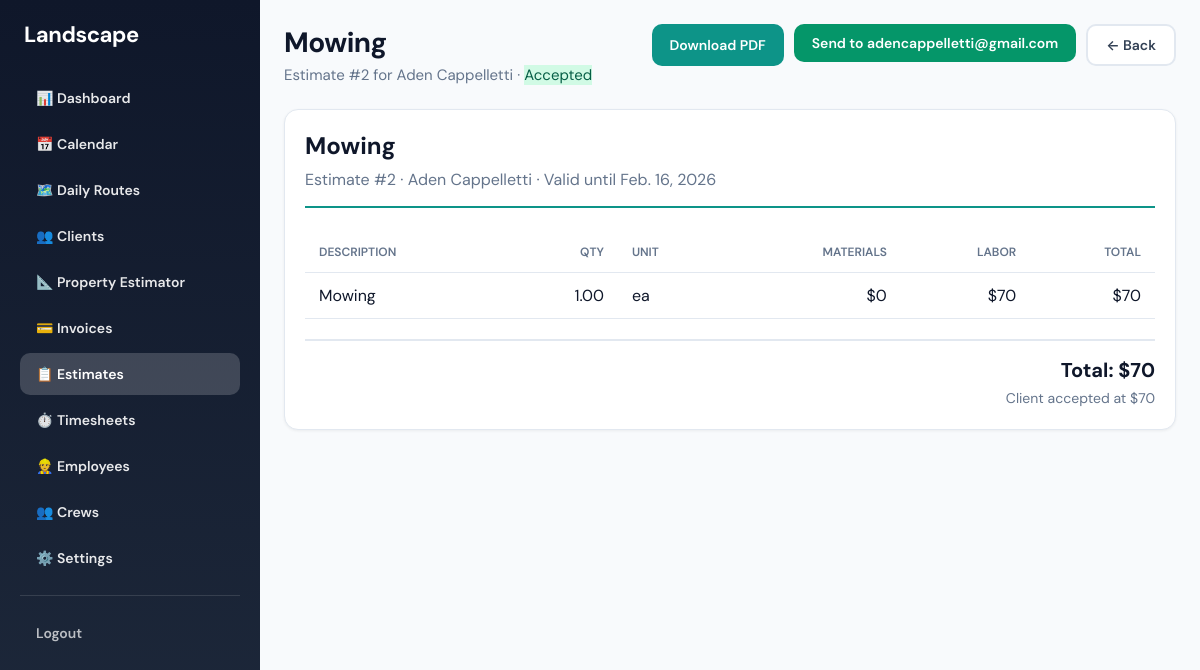
The app's page /billing/estimates/2/ (signed in) with its own data.
### billing/models.py (models this page shows, shortened)
class Estimate(models.Model):
    STATUS_CHOICES = [
        ('draft', 'Draft'),
        ('sent', 'Sent'),
        ('accepted', 'Accepted'),
        ('declined', 'Declined'),
    ]
    business = models.ForeignKey(
        Business,
        on_delete=models.CASCADE,
        related_name='estimates'
    )
    customer = models.ForeignKey(
        Customer,
        on_delete=models.CASCADE,
        related_name='estimates'
    )
    title = models.CharField(max_length=255, default='Landscape Service Estimate')
    status = models.CharField(max_length=20, choices=STATUS_CHOICES, default='draft')
    valid_until = models.DateField(null=True, blank=True)
    notes = models.TextField(blank=True)
    created_at = models.DateTimeField(auto_now_add=True)
    updated_at = models.DateTimeField(auto_now=True)
    sent_at = models.DateTimeField(null=True, blank=True)
    view_token = models.CharField(max_length=64, unique=True, null=True, blank=True)
    accepted_at = models.DateTimeField(null=True, blank=True)
    accepted_total = models.DecimalField(max_digits=10, decimal_places=2, null=True, blank=True)
    def total(self):
        return sum(item.line_total for item in self.line_items.all())

class EstimateLineItem(models.Model):
    ITEM_TYPE_CHOICES = [
        ('standard', 'Standard'),
        ('fertilizing', 'Fertilizing'),
        ('mulch', 'Mulch'),
        ('mowing', 'Mowing'),
    ]
    estimate = models.ForeignKey(
        Estimate,
        on_delete=models.CASCADE,
        related_name='line_items'
    )
    item_type = models.CharField(
        max_length=20,
        choices=ITEM_TYPE_CHOICES,
        default='standard',
        help_text='Service type for estimator options'
    )
    fertilizing_config = models.JSONField(
        null=True,
        blank=True,
        help_text='Stores fertilizing calculator inputs when item_type=fertilizing'
    )
    mulch_config = models.JSONField(
        null=True,
        blank=True,
        help_text='Stores mulch calculator inputs when item_type=mulch'
    )
    mowing_config = models.JSONField(
        null=True,
        blank=True,
        help_text='Stores mowing calculator inputs when item_type=mowing'
    )
    description = models.CharField(max_length=500)
    quantity = models.DecimalField(max_digits=10, decimal_places=2, default=1)
    unit = models.CharField(max_length=50, default='ea')
    unit_price = models.DecimalField(max_digits=10, decimal_places=2, default=0)
    material_cost = models.DecimalField(
        max_digits=10, decimal_places=2, default=0,
        help_text="Cost of materials for this line"
    )
    labor_cost = models.DecimalField(
        max_digits=10, decimal_places=2, default=0,
        help_text="Cost of labor for this line"
    )
    is_addon = models.BooleanField(default=False, verbose_name='Optional')
    order = models.PositiveIntegerField(default=0)
    class Meta:
        ordering = ['order', 'id']
    @property
    def line_total(self):
        if self.material_cost or self.labor_cost:
            return self.material_cost + self.labor_cost
        return self.quantity * self.unit_price

### customers/models.py (models this page shows, shortened)
class Customer(models.Model):
    business = models.ForeignKey(
        Business,
        on_delete=models.CASCADE,
        related_name='customers'
    )
    name = models.CharField(max_length=255)
    phone = models.CharField(max_length=20, blank=True)
    alt_phone = models.CharField(max_length=20, blank=True, verbose_name='Alternate phone')
    email = models.EmailField(blank=True)
    address_line1 = models.CharField(max_length=255, blank=True, verbose_name='Address')
    address_line2 = models.CharField(max_length=255, blank=True, verbose_name='Address line 2')
    city = models.CharField(max_length=100, blank=True)
    state = models.CharField(max_length=50, blank=True)
    postal_code = models.CharField(max_length=20, blank=True, verbose_name='ZIP / Postal code')
    notes = models.TextField(blank=True)
    created_at = models.DateTimeField(auto_now_add=True)
    updated_at = models.DateTimeField(auto_now=True)

### billing/views.py (the view)
# urls.py: path("estimates/<int:estimate_id>/", views.estimate_detail, name="estimate_detail"),
@role_required("owner")
def estimate_detail(request, estimate_id):
    business = _get_business(request)
    if not business:
        messages.error(request, "You must be associated with a business.")
        return redirect("/")
    estimate = get_object_or_404(
        Estimate.objects.select_related("business", "customer"),
        id=estimate_id,
        business=business,
    )
    return render(request, "billing/estimate_detail.html", {"estimate": estimate})

### billing/templatetags/billing_filters.py (called while the page is built)
@register.filter
def currency(value):
    if value is None:
        return "$0"
    try:
        n = float(value)
        s = f"{n:.2f}".rstrip("0").rstrip(".")
        return f"${s}" if s else "$0"
    except (TypeError, ValueError):
        return str(value)

### billing/views.py (called while the page is built)
def _get_business(request):
    return getattr(request.user, "business", None)

### billing/templates/billing/estimate_detail.html (shortened to what this page needs)
{% extends "base.html" %}
{% load billing_filters %}
{% block content %}
<div class="page-header" style="display: flex; justify-content: space-between; align-items: flex-start; flex-wrap: wrap; gap: 16px;">
  <div>
    <h1>{{ estimate.title }}</h1>
    <p>Estimate #{{ estimate.id }} for {{ estimate.customer.name }} · <span class="badge badge-{{ estimate.status }}">{{ estimate.status|title }}</span></p>
  </div>
  <div class="estimate-actions">
    <a href="{% url 'billing:estimate_pdf' estimate.id %}" class="btn btn-primary">Download PDF</a>
    {% if estimate.customer.email and estimate.line_items.exists %}
    <form method="post" action="{% url 'billing:estimate_send' estimate.id %}" style="display: inline;">
      <button type="submit" class="btn btn-primary" style="background: var(--accent);">Send to {{ estimate.customer.email }}</button>
    </form>
    {% endif %}
    <a href="{% url 'billing:estimate_list' %}" class="btn btn-secondary">← Back</a>
  </div>
</div>
<div class="estimate-preview card">
  <div class="estimate-header">
    <h2>{{ estimate.title }}</h2>
    <p class="meta">Estimate #{{ estimate.id }} · {{ estimate.customer.name }}{% if estimate.valid_until %} · Valid until {{ estimate.valid_until }}{% endif %}</p>
  </div>
  <table class="data-table">
    <thead>
      <tr>
        <th>Description</th>
        <th class="num">Qty</th>
        <th>Unit</th>
        <th class="num">Materials</th>
        <th class="num">Labor</th>
        <th class="num">Total</th>
      </tr>
    </thead>
    <tbody>
      {% for item in estimate.line_items.all %}
      {% if not item.is_addon %}
      <tr>
        <td>{{ item.description }}</td>
        <td class="num">{{ item.quantity }}</td>
        <td>{{ item.unit }}</td>
        <td class="num">{{ item.material_cost|currency }}</td>
        <td class="num">{{ item.labor_cost|currency }}</td>
        <td class="num">{{ item.line_total|currency }}</td>
      </tr>
      {% endif %}
      {% endfor %}
    </tbody>
  </table>
  <div class="estimate-total">
    <strong>Total: {{ estimate.total|currency }}</strong>
    {% if estimate.status == 'accepted' and estimate.accepted_total %}
    <br><span class="accepted-note">Client accepted at {{ estimate.accepted_total|currency }}</span>
    {% endif %}
  </div>
</div>
{% endblock %}

### templates/base.html (style rules this page uses)
:root { --primary: #0d9488; --primary-hover: #0f766e; --primary-light: #ccfbf1; --secondary: #334155; --accent: #059669; --surface: #ffffff; --surface-alt: #f8fafc; --border: #e2e8f0; --text: #0f172a; --text-muted: #64748b; }
* { box-sizing: border-box; }
body { margin: 0; font-family: 'DM Sans', -apple-system, BlinkMacSystemFont, sans-serif; background: var(--surface-alt); color: var(--text); min-height: 100vh; display: flex; }
.btn { display: inline-flex; align-items: center; justify-content: center; gap: 8px; padding: 10px 18px; font-size: 14px; font-weight: 600; border-radius: 10px; text-decoration: none; cursor: pointer; border: none; transition: all 0.15s ease; font-family: inherit; }
.btn-primary { background: var(--primary); color: white; }
.btn-secondary { background: white; color: var(--secondary); border: 2px solid var(--border); }
.page-header { margin-bottom: 24px; }
.page-header h1 { font-size: 28px; font-weight: 700; margin: 0 0 4px 0; letter-spacing: -0.02em; }
.page-header p { margin: 0; color: var(--text-muted); font-size: 15px; }
.card { background: var(--surface); border-radius: 14px; padding: 20px; box-shadow: 0 1px 3px rgba(0,0,0,0.06); border: 1px solid var(--border); }
.data-table { width: 100%; border-collapse: collapse; }
.data-table th, .data-table td { padding: 12px 14px; text-align: left; border-bottom: 1px solid var(--border); }
.data-table th { font-size: 12px; font-weight: 600; text-transform: uppercase; color: var(--text-muted); }
.data-table .num { text-align: right; }

### billing/templates/billing/estimate_detail.html (style rules this page uses)
.estimate-actions { display: flex; gap: 10px; flex-wrap: wrap; }
.estimate-header { margin-bottom: 24px; padding-bottom: 16px; border-bottom: 2px solid var(--primary); }
.estimate-header h2 { margin: 0 0 8px 0; font-size: 24px; }
.estimate-header .meta { margin: 0; color: var(--text-muted); }
.estimate-total { margin-top: 20px; padding-top: 16px; border-top: 2px solid var(--border); font-size: 20px; text-align: right; }
.accepted-note { font-size: 14px; color: var(--text-muted); font-weight: normal; }
.badge-accepted { background: #d1fae5; color: #065f46; }

### records on screen
Estimate: title "Mowing", id "2", customer.name "Aden Cappelletti", status "Accepted", customer.email "adencappelletti@gmail.com", valid_until "Feb. 16, 2026", total "$70", accepted_total "$70"
EstimateLineItem: description "Mowing", quantity "1.00", unit "ea", material_cost "$0", labor_cost "$70", line_total "$70"
